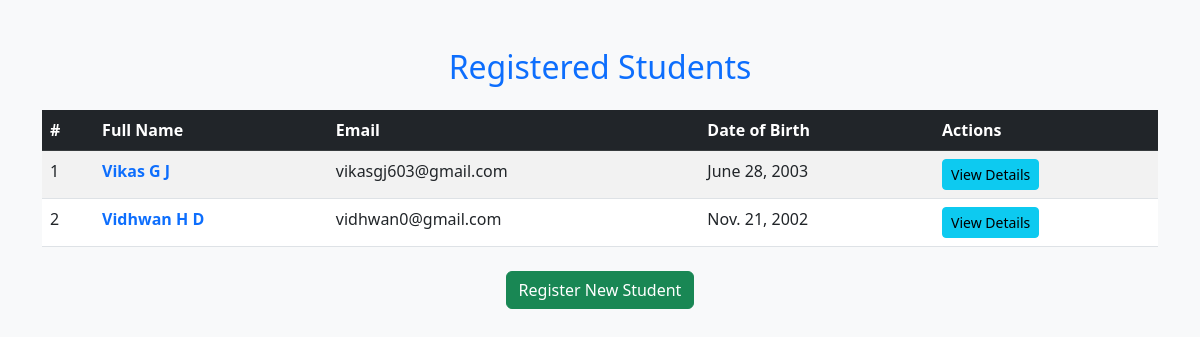
/students/, run on an earlier commit of the app's database.
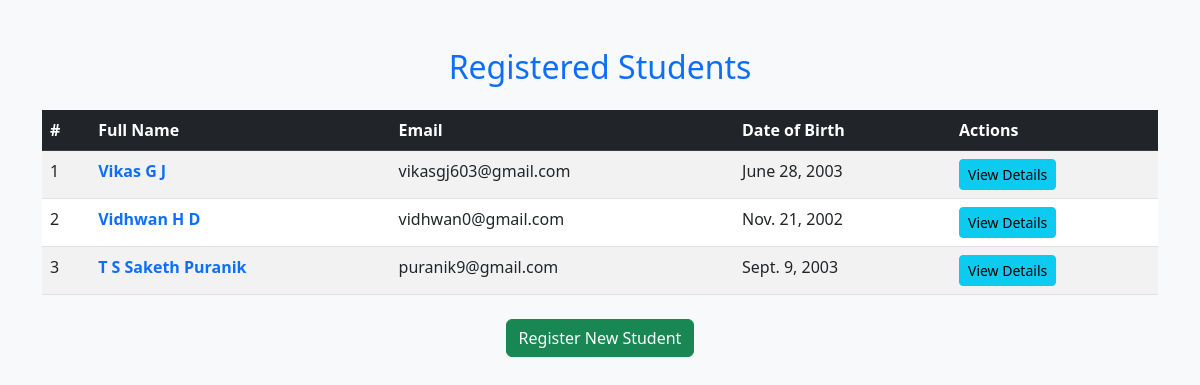
And on a later commit of the database.
### students/models.py (models this page shows, shortened)
class Student(models.Model):
    first_name = models.CharField(max_length=50)
    last_name = models.CharField(max_length=50)
    phone_number = models.IntegerField(max_length=10)
    date_of_birth = models.DateField()
    email = models.EmailField(unique=True)

### students/views.py (the view)
# urls.py: path('students/', student_list, name = 'student_list'),
def student_list(request):
    students = Student.objects.all()
    return render(request,'students/student_list.html',{'students':students})

### students/templates/students/student_list.html (shortened to what this page needs)
<!DOCTYPE html>
<html lang="en">
<head>
    <link href="https://cdn.jsdelivr.net/npm/bootstrap@5.3.0/dist/css/bootstrap.min.css" rel="stylesheet">
</head>
<body class="bg-light">
    <div class="container mt-5">
        <h2 class="text-center text-primary">Registered Students</h2>
        <table class="table table-striped table-hover mt-4">
            <thead class="table-dark">
                <tr>
                    <th>#</th>
                    <th>Full Name</th>
                    <th>Email</th>
                    <th>Date of Birth</th>
                    <th>Actions</th>
                </tr>
            </thead>
            <tbody>
                {% for student in students %}
                    <tr>
                        <td>{{ forloop.counter }}</td>
                        <td>
                            <a href="{% url 'student_details' student.id %}" class="text-decoration-none fw-bold text-primary">
                                {{ student.first_name }} {{ student.last_name }}
                            </a>
                        </td>
                        <td>{{ student.email }}</td>
                        <td>{{ student.date_of_birth }}</td>
                        <td>
                            <a href="{% url 'student_details' student.id %}" class="btn btn-info btn-sm">View Details</a>
                        </td>
                    </tr>
                {% empty %}
                    <tr>
                        <td colspan="5" class="text-center text-danger">No students registered yet.</td>
                    </tr>
                {% endfor %}
            </tbody>
        </table>
        <div class="text-center mt-4">
            <a href="{% url 'register_student' %}" class="btn btn-success"> Register New Student</a>
        </div>
    </div>
</body>
</html>

What changed in the data, as far as the page shows it:
added Student: first_name "T S Saketh", last_name "Puranik", email "puranik9@gmail.com", date_of_birth "Sept. 9, 2003"
